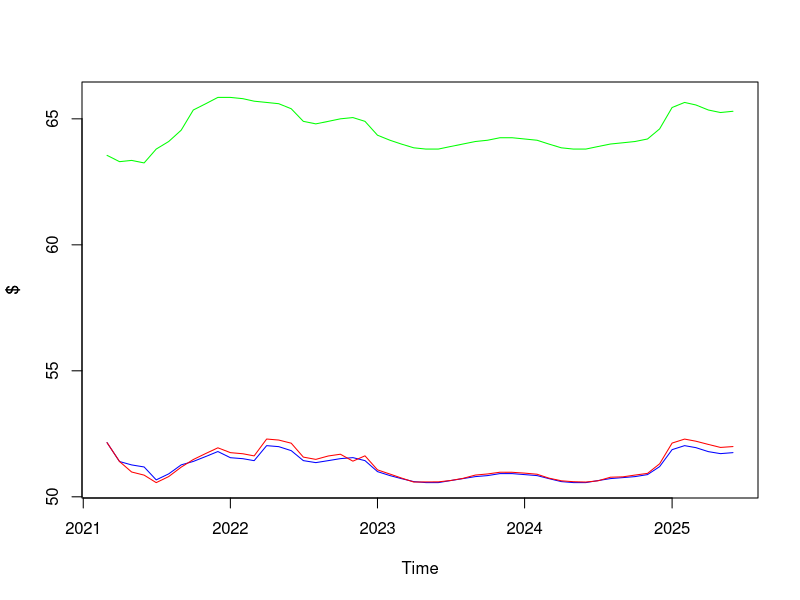

Reproduce this figure in R.
## Overview 
# A sample R script to forecast a term structure for a hypothetical asset

# This code tracks and replicates a target term structure provided for time 
# horizons of next month to several years ahead. The adjustment is deemed 
# necessary due to realised market prices with respect to forward contracts. 
# See Wiki tab for more information on the aim and scope of this project.

# The objective function is to maximize the correlation between the
# constructed term of portfolio relative to a reference curve while penalising 
# deviation from observed values and projected trajectory.
# The penalty terms are given by variables "penalty_observed" and "penalty_forecast"

## Inputs
# a csv file with all necessary info 
# variables "penalty_observed" and "penalty_forecast" are set by practitioner

## Output

# Optimised predicted trajectory recorded in variable "opt_ser"
# A plot include three series 
# -- target series in green 
# -- base constructed series in blue
# -- optimised constructred series in red

# Scripts by Arman Hassanniakalager GitHub @hkalager
# Last reviewed 11 March 2022

# Key inputs
setwd('~/Documents/GitHub/misc') # amend this as you see fit
term_db <- read.csv('term_quotes.csv') # the database
penalty_observed <- 1 # Penalty term for observed values
penalty_forecast <- .5 # Penalty term for future values
# First replicate the series based on target series variations from the provided 
# starting points 
library(lubridate)
date_ser <- term_db$date_base
date_ser <- as.Date(date_ser,format="%d/%m/%Y")
first_na <- which(is.na(term_db$price_build))[1]
size_ser <- dim(term_db)[1]
for (s in (first_na:size_ser))
{
  term_db$price_build[s]=(term_db$Reference.curve[s]/term_db$Reference.curve[s-1])*term_db$price_build[s-1]
}
cor_0=cor(term_db$price_build,term_db$Reference.curve)

q22021_rng=which(year(date_ser)==2021 & month(date_ser)>=4 & month(date_ser)<=6)
q22021_build_avg <- mean(term_db$price_build[q22021_rng])
q22021_build_adj_factor <- term_db$mean_Q[1]/q22021_build_avg
q22021_build_adj_diff <- term_db$mean_Q[1]-q22021_build_avg
for (s in q22021_rng[-1])
{
  term_db$price_build[s] <- term_db$price_build[s]+q22021_build_adj_diff/2
}
q32021_rng=which(year(date_ser)==2021 & month(date_ser)>=7 & month(date_ser)<=9)
q32021_build_avg <- mean(term_db$price_build[q32021_rng])
q32021_build_adj_factor <- term_db$mean_Q[2]/q32021_build_avg
for (s in q32021_rng)
{
  term_db$price_build[s] <- term_db$price_build[s]*q32021_build_adj_factor
}

q42021_rng=which(year(date_ser)==2021 & month(date_ser)>=10 & month(date_ser)<=12)
q42021_build_avg <- mean(term_db$price_build[q42021_rng])
q42021_build_adj_factor <- term_db$mean_Q[3]/q42021_build_avg
for (s in q42021_rng)
{
  term_db$price_build[s] <- term_db$price_build[s]*q42021_build_adj_factor
}
q12022_rng=which(year(date_ser)==2022 & month(date_ser)<=3)
q12022_build_avg <- mean(term_db$price_build[q12022_rng])
q12022_build_adj_factor <- term_db$mean_Q[4]/q12022_build_avg
for (s in q12022_rng)
{
  term_db$price_build[s] <- term_db$price_build[s]*q12022_build_adj_factor
}
adj_factor_rem=mean(c(q12022_build_adj_factor,q42021_build_adj_factor,q32021_build_adj_factor
                      ,q22021_build_adj_factor))
last_observed_idx=q12022_rng[length(q12022_rng)]

for (s in (last_observed_idx+1):size_ser)
{
  term_db$price_build[s] <- term_db$price_build[s]*adj_factor_rem
}

cor0=cor(term_db$price_build,term_db$Reference.curve)
x0=term_db$price_build
mean0=mean(x0[first_na:last_observed_idx])
mean1=mean(x0[(last_observed_idx+1):size_ser])

fun1 <- function (x)
{ y=term_db$Reference.curve
  x1 <- x
  return (-cor(x1,y)+1000*(abs(mean(x1[1:2])-mean(x0[1:2])))+
            penalty_observed*(abs(mean(x1[first_na:last_observed_idx])-mean0))+
            penalty_forecast*(abs(mean(x1[(last_observed_idx+1):size_ser])-mean1)))
}

res <- optim(x0,fun1)
print('Printing the optimal series and objective function value')
res

opt_ser <- res$par[1:length(x0)]
opt_cor <- cor(opt_ser,term_db$Reference.curve)
paste("Initial correlation ",toString(round(cor0,digits = 3)),
      " vs optimised series correlation ",toString(round(opt_cor,digits = 3)))

## Plot it!
y_min <- min(min(x0),min(term_db$Reference.curve))
y_max <- max(max(x0),max(term_db$Reference.curve))

plot(date_ser,x0,type="l",col="blue",xlab="Time",ylab="",ylim=c(y_min,y_max))
par(new=TRUE)
plot( date_ser, opt_ser, type="l", col="red",xlab="",ylab="$",ylim=c(y_min,y_max),axes=FALSE)
par(new=TRUE)
plot( date_ser, term_db$Reference.curve, type="l", col="green",xlab="",ylab="$",ylim=c(y_min,y_max),axes=FALSE)
